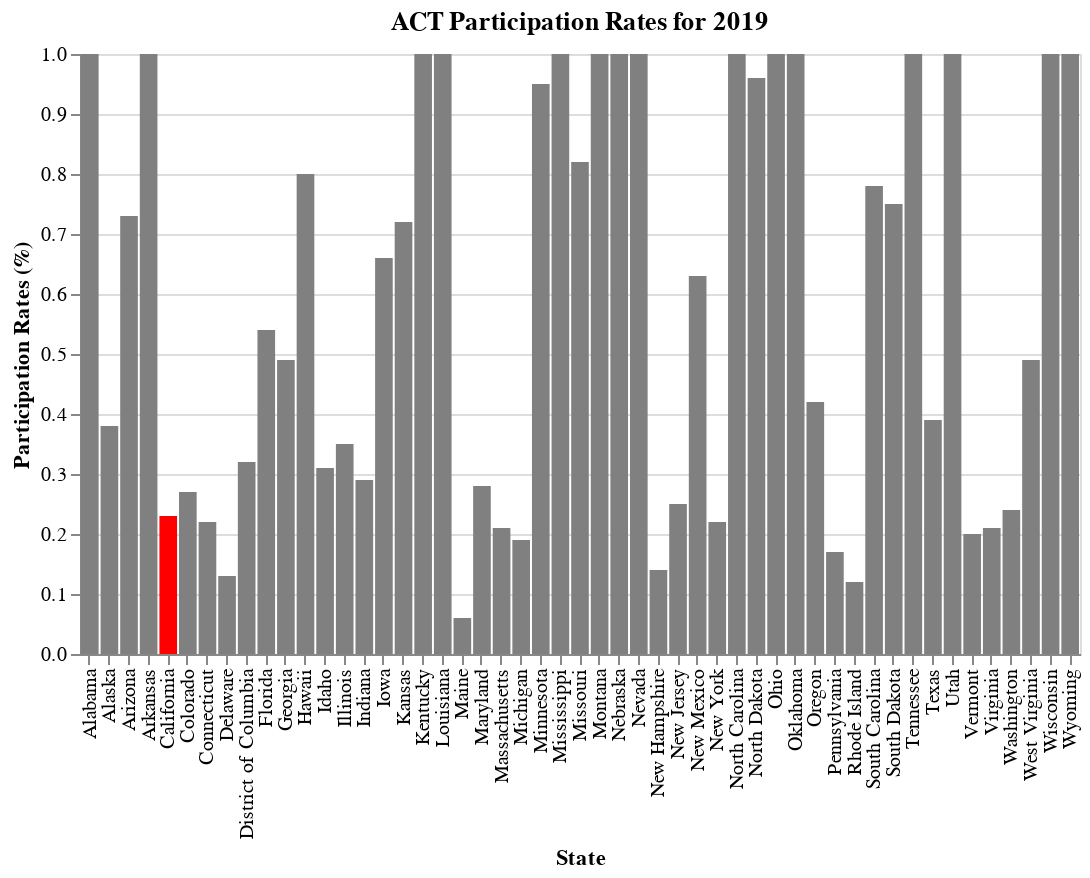

Notebook source saved alongside this figure:
### Code cell
#ACT participation rate for 2019
alt.Chart(states_data).mark_bar().encode(
    x=alt.X('state', title='State'),
    y=alt.Y('act19_part', title='Participation Rates (%)'),
    color=alt.condition(
        alt.datum.state == 'California',
        alt.value('red'),
        alt.value('grey')
    )
).properties(width=500, title='ACT Participation Rates for 2019')

### Figure 1 — Vega-Lite specification as saved in the notebook (floating-point values rounded to 4 significant figures)
{"config": {"view": {"continuousWidth": 400, "continuousHeight": 300}}, "data": {"name": "data-569fff93ff2a9f790209f8140c8ab5fc"}, "mark": "bar", "encoding": {"color": {"condition": {"value": "red", "test": "(datum.state === 'California')"}, "value": "grey"}, "x": {"type": "nominal", "field": "state", "title": "State"}, "y": {"type": "quantitative", "field": "act19_part", "title": "Participation Rates (%)"}}, "title": "ACT Participation Rates for 2019", "width": 500, "$schema": "https://vega.github.io/schema/vega-lite/v4.8.1.json", "datasets": {"data-569fff93ff2a9f790209f8140c8ab5fc": [{"state": "Alabama", "sat17_part": 0.05, "sat17_ebrw": 593, "sat17_math": 572, "sat17_total": 1165, "act17_part": 1.0, "act17_eng": 18.9, "act17_math": 18.4, "act17_read": 19.7, "act17_sci": 19.4, "act17_comp": 19.2, "sat18_part": 0.06, "sat18_ebrw": 595, "sat18_math": 571, "sat18_total": 1166, "act18_part": 1.0, "act18_comp": 19.1, "sat19_part": 0.07, "sat19_ebrw": 583, "sat19_math": 560, "sat19_total": 1143, "act19_part": 1.0, "act19_comp": 18.9, "pop19": 4903185, "poverty_pct": 14.7, "income17": 50200.0, "income18": 50800.0, "income19": 51700.0, "gdp17": 215100.0, "gdp18": 224000.0, "gdp19": 231200.0, "gdp19_percap": 47150.0}, {"state": "Alaska", "sat17_part": 0.38, "sat17_ebrw": 547, "sat17_math": 533, "sat17_total": 1080, "act17_part": 0.65, "act17_eng": 18.7, "act17_math": 19.8, "act17_read": 20.4, "act17_sci": 19.9, "act17_comp": 19.8, "sat18_part": 0.43, "sat18_ebrw": 562, "sat18_math": 544, "sat18_total": 1106, "act18_part": 0.33, "act18_comp": 20.8, "sat19_part": 0.41, "sat19_ebrw": 556, "sat19_math": 541, "sat19_total": 1097, "act19_part": 0.38, "act19_comp": 20.1, "pop19": 731545, "poverty_pct": 11.8, "income17": 76300.0, "income18": 75700.0, "income19": 75500.0, "gdp17": 53090.0, "gdp18": 54710.0, "gdp19": 54550.0, "gdp19_percap": 74560.0}, {"state": "Arizona", "sat17_part": 0.3, "sat17_ebrw": 563, "sat17_math": 553, "sat17_total": 1116, "act17_part": 0.62, "act17_eng": 18.6, "act17_math": 19.8, "act17_read": 20.1, "act17_sci": 19.8, "act17_comp": 19.7, "sat18_part": 0.29, "sat18_ebrw": 577, "sat18_math": 572, "sat18_total": 1149, "act18_part": 0.66, "act18_comp": 19.2, "sat19_part": 0.31, "sat19_ebrw": 569, "sat19_math": 565, "sat19_total": 1134, "act19_part": 0.73, "act19_comp": 19.0, "pop19": 7278717, "poverty_pct": 12.1, "income17": 59000.0, "income18": 60300.0, "income19": 62100.0, "gdp17": 330400.0, "gdp18": 349900.0, "gdp19": 370000.0, "gdp19_percap": 50830.0}, {"state": "Arkansas", "sat17_part": 0.03, "sat17_ebrw": 614, "sat17_math": 594, "sat17_total": 1208, "act17_part": 1.0, "act17_eng": 18.9, "act17_math": 19.0, "act17_read": 19.7, "act17_sci": 19.5, "act17_comp": 19.4, "sat18_part": 0.05, "sat18_ebrw": 592, "sat18_math": 576, "sat18_total": 1169, "act18_part": 1.0, "act18_comp": 19.4, "sat19_part": 0.06, "sat19_ebrw": 582, "sat19_math": 559, "sat19_total": 1141, "act19_part": 1.0, "act19_comp": 19.3, "pop19": 3017804, "poverty_pct": 15.0, "income17": 47800.0, "income18": 47900.0, "income19": 49000.0, "gdp17": 122400.0, "gdp18": 127300.0, "gdp19": 130800.0, "gdp19_percap": 43360.0}, {"state": "California", "sat17_part": 0.53, "sat17_ebrw": 531, "sat17_math": 524, "sat17_total": 1055, "act17_part": 0.31, "act17_eng": 22.5, "act17_math": 22.7, "act17_read": 23.1, "act17_sci": 22.2, "act17_comp": 22.8, "sat18_part": 0.6, "sat18_ebrw": 540, "sat18_math": 536, "sat18_total": 1076, "act18_part": 0.27, "act18_comp": 22.7, "sat19_part": 0.63, "sat19_ebrw": 534, "sat19_math": 531, "sat19_total": 1065, "act19_part": 0.23, "act19_comp": 22.6, "pop19": 39512223, "poverty_pct": 11.4, "income17": 74900.0, "income18": 76600.0, "income19": 80400.0, "gdp17": 2731000.0, "gdp18": 2895000.0, "gdp19": 3053000.0, "gdp19_percap": 77260.0}, {"state": "Colorado", "sat17_part": 0.11, "sat17_ebrw": 606, "sat17_math": 595, "sat17_total": 1201, "act17_part": 1.0, "act17_eng": 20.1, "act17_math": 20.3, "act17_read": 21.2, "act17_sci": 20.9, "act17_comp": 20.8, "sat18_part": 1.0, "sat18_ebrw": 519, "sat18_math": 506, "sat18_total": 1025, "act18_part": 0.3, "act18_comp": 23.9, "sat19_part": 1.0, "sat19_ebrw": 518, "sat19_math": 506, "sat19_total": 1024, "act19_part": 0.27, "act19_comp": 23.8, "pop19": 5758736, "poverty_pct": 9.1, "income17": 72100.0, "income18": 73300.0, "income19": 77100.0, "gdp17": 348900.0, "gdp18": 371400.0, "gdp19": 392200.0, "gdp19_percap": 68110.0}, {"state": "Connecticut", "sat17_part": 1.0, "sat17_ebrw": 530, "sat17_math": 512, "sat17_total": 1041, "act17_part": 0.31, "act17_eng": 25.5, "act17_math": 24.6, "act17_read": 25.6, "act17_sci": 24.6, "act17_comp": 25.2, "sat18_part": 1.0, "sat18_ebrw": 535, "sat18_math": 519, "sat18_total": 1053, "act18_part": 0.26, "act18_comp": 25.6, "sat19_part": 1.0, "sat19_ebrw": 529, "sat19_math": 516, "sat19_total": 1046, "act19_part": 0.22, "act19_comp": 25.5, "pop19": 3565287, "poverty_pct": 9.7, "income17": 77400.0, "income18": 77700.0, "income19": 78800.0, "gdp17": 271600.0, "gdp18": 280700.0, "gdp19": 288100.0, "gdp19_percap": 80810.0}, {"state": "Delaware", "sat17_part": 1.0, "sat17_ebrw": 503, "sat17_math": 492, "sat17_total": 996, "act17_part": 0.18, "act17_eng": 24.1, "act17_math": 23.4, "act17_read": 24.8, "act17_sci": 23.6, "act17_comp": 24.1, "sat18_part": 1.0, "sat18_ebrw": 505, "sat18_math": 492, "sat18_total": 998, "act18_part": 0.17, "act18_comp": 23.8, "sat19_part": 1.0, "sat19_ebrw": 499, "sat19_math": 486, "sat19_total": 985, "act19_part": 0.13, "act19_comp": 24.1, "pop19": 973764, "poverty_pct": 7.6, "income17": 65600.0, "income18": 66000.0, "income19": 70200.0, "gdp17": 68760.0, "gdp18": 72490.0, "gdp19": 77040.0, "gdp19_percap": 79120.0}, {"state": "District of Columbia", "sat17_part": 1.0, "sat17_ebrw": 482, "sat17_math": 468, "sat17_total": 950, "act17_part": 0.32, "act17_eng": 24.4, "act17_math": 23.5, "act17_read": 24.9, "act17_sci": 23.5, "act17_comp": 24.2, "sat18_part": 0.92, "sat18_ebrw": 497, "sat18_math": 480, "sat18_total": 977, "act18_part": 0.32, "act18_comp": 23.6, "sat19_part": 0.94, "sat19_ebrw": 495, "sat19_math": 480, "sat19_total": 975, "act19_part": 0.32, "act19_comp": 23.5, "pop19": 705749, "poverty_pct": 13.7, "income17": 85900.0, "income18": 86700.0, "income19": 92300.0, "gdp17": 133400.0, "gdp18": 139800.0, "gdp19": 144400.0, "gdp19_percap": 204600.0}, {"state": "Florida", "sat17_part": 0.83, "sat17_ebrw": 520, "sat17_math": 497, "sat17_total": 1017, "act17_part": 0.73, "act17_eng": 19.0, "act17_math": 19.4, "act17_read": 21.0, "act17_sci": 19.4, "act17_comp": 19.8, "sat18_part": 0.56, "sat18_ebrw": 550, "sat18_math": 549, "sat18_total": 1099, "act18_part": 0.66, "act18_comp": 19.9, "sat19_part": 1.0, "sat19_ebrw": 516, "sat19_math": 483, "sat19_total": 999, "act19_part": 0.54, "act19_comp": 20.1, "pop19": 21477737, "poverty_pct": 12.9, "income17": 54900.0, "income18": 56500.0, "income19": 59200.0, "gdp17": 1003000.0, "gdp18": 1058000.0, "gdp19": 1116000.0, "gdp19_percap": 51980.0}, {"state": "Georgia", "sat17_part": 0.61, "sat17_ebrw": 535, "sat17_math": 515, "sat17_total": 1050, "act17_part": 0.55, "act17_eng": 21.0, "act17_math": 20.9, "act17_read": 22.0, "act17_sci": 21.3, "act17_comp": 21.4, "sat18_part": 0.7, "sat18_ebrw": 542, "sat18_math": 522, "sat18_total": 1064, "act18_part": 0.53, "act18_comp": 21.4, "sat19_part": 0.71, "sat19_ebrw": 538, "sat19_math": 519, "sat19_total": 1058, "act19_part": 0.49, "act19_comp": 21.4, "pop19": 10617423, "poverty_pct": 13.3, "income17": 58600.0, "income18": 59800.0, "income19": 62000.0, "gdp17": 574400.0, "gdp18": 602300.0, "gdp19": 637800.0, "gdp19_percap": 60070.0}, {"state": "Hawaii", "sat17_part": 0.55, "sat17_ebrw": 544, "sat17_math": 541, "sat17_total": 1085, "act17_part": 0.9, "act17_eng": 17.8, "act17_math": 19.2, "act17_read": 19.2, "act17_sci": 19.3, "act17_comp": 19.0, "sat18_part": 0.56, "sat18_ebrw": 480, "sat18_math": 530, "sat18_total": 1010, "act18_part": 0.89, "act18_comp": 18.9, "sat19_part": 0.54, "sat19_ebrw": 550, "sat19_math": 550, "sat19_total": 1100, "act19_part": 0.8, "act19_comp": 19.0, "pop19": 1415872, "poverty_pct": 9.4, "income17": 81100.0, "income18": 81700.0, "income19": 83100.0, "gdp17": 87180.0, "gdp18": 90280.0, "gdp19": 91780.0, "gdp19_percap": 64820.0}, {"state": "Idaho", "sat17_part": 0.93, "sat17_ebrw": 513, "sat17_math": 493, "sat17_total": 1005, "act17_part": 0.38, "act17_eng": 21.9, "act17_math": 21.8, "act17_read": 23.0, "act17_sci": 22.1, "act17_comp": 22.3, "sat18_part": 1.0, "sat18_ebrw": 508, "sat18_math": 493, "sat18_total": 1001, "act18_part": 0.36, "act18_comp": 22.3, "sat19_part": 1.0, "sat19_ebrw": 505, "sat19_math": 488, "sat19_total": 993, "act19_part": 0.31, "act19_comp": 22.5, "pop19": 1787065, "poverty_pct": 10.0, "income17": 54500.0, "income18": 56600.0, "income19": 61000.0, "gdp17": 71690.0, "gdp18": 77490.0, "gdp19": 82420.0, "gdp19_percap": 46120.0}, {"state": "Illinois", "sat17_part": 0.09, "sat17_ebrw": 559, "sat17_math": 556, "sat17_total": 1115, "act17_part": 0.93, "act17_eng": 21.0, "act17_math": 21.2, "act17_read": 21.6, "act17_sci": 21.3, "act17_comp": 21.4, "sat18_part": 0.99, "sat18_ebrw": 513, "sat18_math": 506, "sat18_total": 1019, "act18_part": 0.43, "act18_comp": 23.9, "sat19_part": 1.0, "sat19_ebrw": 509, "sat19_math": 504, "sat19_total": 1013, "act19_part": 0.35, "act19_comp": 24.3, "pop19": 12671821, "poverty_pct": 10.4, "income17": 65700.0, "income18": 66200.0, "income19": 69200.0, "gdp17": 827100.0, "gdp18": 867500.0, "gdp19": 890500.0, "gdp19_percap": 70270.0}, {"state": "Indiana", "sat17_part": 0.63, "sat17_ebrw": 542, "sat17_math": 532, "sat17_total": 1074, "act17_part": 0.35, "act17_eng": 22.0, "act17_math": 22.4, "act17_read": 23.2, "act17_sci": 22.3, "act17_comp": 22.6, "sat18_part": 0.63, "sat18_ebrw": 542, "sat18_math": 532, "sat18_total": 1074, "act18_part": 0.32, "act18_comp": 22.5, "sat19_part": 0.66, "sat19_ebrw": 543, "sat19_math": 537, "sat19_total": 1080, "act19_part": 0.29, "act19_comp": 22.5, "pop19": 6732219, "poverty_pct": 11.1, "income17": 56500.0, "income18": 56800.0, "income19": 57600.0, "gdp17": 353200.0, "gdp18": 373500.0, "gdp19": 381000.0, "gdp19_percap": 56600.0}, {"state": "Iowa", "sat17_part": 0.02, "sat17_ebrw": 641, "sat17_math": 635, "sat17_total": 1275, "act17_part": 0.67, "act17_eng": 21.2, "act17_math": 21.3, "act17_read": 22.6, "act17_sci": 22.1, "act17_comp": 21.9, "sat18_part": 0.03, "sat18_ebrw": 634, "sat18_math": 631, "sat18_total": 1265, "act18_part": 0.68, "act18_comp": 21.8, "sat19_part": 0.03, "sat19_ebrw": 622, "sat19_math": 622, "sat19_total": 1244, "act19_part": 0.66, "act19_comp": 21.6, "pop19": 3155070, "poverty_pct": 8.6, "income17": 61100.0, "income18": 61000.0, "income19": 61700.0, "gdp17": 183500.0, "gdp18": 190400.0, "gdp19": 194300.0, "gdp19_percap": 61590.0}, {"state": "Kansas", "sat17_part": 0.04, "sat17_ebrw": 632, "sat17_math": 628, "sat17_total": 1260, "act17_part": 0.73, "act17_eng": 21.1, "act17_math": 21.3, "act17_read": 22.3, "act17_sci": 21.7, "act17_comp": 21.7, "sat18_part": 0.04, "sat18_ebrw": 633, "sat18_math": 631, "sat18_total": 1265, "act18_part": 0.71, "act18_comp": 21.6, "sat19_part": 0.04, "sat19_ebrw": 618, "sat19_math": 623, "sat19_total": 1241, "act19_part": 0.72, "act19_comp": 21.2, "pop19": 2913314, "poverty_pct": 10.4, "income17": 58800.0, "income18": 59300.0, "income19": 62100.0, "gdp17": 164900.0, "gdp18": 172300.0, "gdp19": 176700.0, "gdp19_percap": 60670.0}, {"state": "Kentucky", "sat17_part": 0.04, "sat17_ebrw": 631, "sat17_math": 616, "sat17_total": 1247, "act17_part": 1.0, "act17_eng": 19.6, "act17_math": 19.4, "act17_read": 20.5, "act17_sci": 20.1, "act17_comp": 20.0, "sat18_part": 0.04, "sat18_ebrw": 630, "sat18_math": 618, "sat18_total": 1248, "act18_part": 1.0, "act18_comp": 20.2, "sat19_part": 0.04, "sat19_ebrw": 620, "sat19_math": 612, "sat19_total": 1232, "act19_part": 1.0, "act19_comp": 19.8, "pop19": 4467673, "poverty_pct": 14.2, "income17": 50500.0, "income18": 51200.0, "income19": 52300.0, "gdp17": 201600.0, "gdp18": 208300.0, "gdp19": 216100.0, "gdp19_percap": 48370.0}, {"state": "Louisiana", "sat17_part": 0.04, "sat17_ebrw": 611, "sat17_math": 586, "sat17_total": 1198, "act17_part": 1.0, "act17_eng": 19.4, "act17_math": 18.8, "act17_read": 19.8, "act17_sci": 19.6, "act17_comp": 19.5, "sat18_part": 0.04, "sat18_ebrw": 615, "sat18_math": 595, "sat18_total": 1210, "act18_part": 1.0, "act18_comp": 19.2, "sat19_part": 0.05, "sat19_ebrw": 610, "sat19_math": 591, "sat19_total": 1200, "act19_part": 1.0, "act19_comp": 18.8, "pop19": 4648794, "poverty_pct": 19.1, "income17": 48100.0, "income18": 48800.0, "income19": 51100.0, "gdp17": 241700.0, "gdp18": 255800.0, "gdp19": 254600.0, "gdp19_percap": 54760.0}, {"state": "Maine", "sat17_part": 0.95, "sat17_ebrw": 513, "sat17_math": 499, "sat17_total": 1012, "act17_part": 0.08, "act17_eng": 24.2, "act17_math": 24.0, "act17_read": 24.8, "act17_sci": 23.7, "act17_comp": 24.3, "sat18_part": 0.99, "sat18_ebrw": 512, "sat18_math": 501, "sat18_total": 1013, "act18_part": 0.07, "act18_comp": 24.0, "sat19_part": 0.99, "sat19_ebrw": 512, "sat19_math": 502, "sat19_total": 1013, "act19_part": 0.06, "act19_comp": 24.3, "pop19": 1344212, "poverty_pct": 11.5, "income17": 58700.0, "income18": 56600.0, "income19": 58900.0, "gdp17": 62410.0, "gdp18": 65490.0, "gdp19": 68450.0, "gdp19_percap": 50920.0}, {"state": "Maryland", "sat17_part": 0.69, "sat17_ebrw": 536, "sat17_math": 524, "sat17_total": 1060, "act17_part": 0.28, "act17_eng": 23.3, "act17_math": 23.1, "act17_read": 24.2, "act17_sci": 2.3, "act17_comp": 23.6, "sat18_part": 0.76, "sat18_ebrw": 545, "sat18_math": 535, "sat18_total": 1080, "act18_part": 0.31, "act18_comp": 22.5, "sat19_part": 0.82, "sat19_ebrw": 535, "sat19_math": 523, "sat19_total": 1058, "act19_part": 0.28, "act19_comp": 22.3, "pop19": 6045680, "poverty_pct": 7.5, "income17": 84200.0, "income18": 84800.0, "income19": 86700.0, "gdp17": 400400.0, "gdp18": 411100.0, "gdp19": 421600.0, "gdp19_percap": 69740.0}, {"state": "Massachusetts", "sat17_part": 0.76, "sat17_ebrw": 555, "sat17_math": 551, "sat17_total": 1107, "act17_part": 0.29, "act17_eng": 25.4, "act17_math": 25.3, "act17_read": 25.9, "act17_sci": 24.7, "act17_comp": 25.4, "sat18_part": 0.8, "sat18_ebrw": 562, "sat18_math": 563, "sat18_total": 1125, "act18_part": 0.25, "act18_comp": 25.5, "sat19_part": 0.81, "sat19_ebrw": 559, "sat19_math": 561, "sat19_total": 1120, "act19_part": 0.21, "act19_comp": 25.5, "pop19": 6892503, "poverty_pct": 9.2, "income17": 80700.0, "income18": 81300.0, "income19": 85800.0, "gdp17": 532400.0, "gdp18": 564000.0, "gdp19": 593300.0, "gdp19_percap": 86070.0}, {"state": "Michigan", "sat17_part": 1.0, "sat17_ebrw": 509, "sat17_math": 495, "sat17_total": 1005, "act17_part": 0.29, "act17_eng": 24.1, "act17_math": 23.7, "act17_read": 24.5, "act17_sci": 23.8, "act17_comp": 24.1, "sat18_part": 1.0, "sat18_ebrw": 511, "sat18_math": 499, "sat18_total": 1011, "act18_part": 0.22, "act18_comp": 24.2, "sat19_part": 1.0, "sat19_ebrw": 507, "sat19_math": 496, "sat19_total": 1003, "act19_part": 0.19, "act19_comp": 24.4, "pop19": 9986857, "poverty_pct": 10.7, "income17": 57300.0, "income18": 57700.0, "income19": 59600.0, "gdp17": 501800.0, "gdp18": 520800.0, "gdp19": 531400.0, "gdp19_percap": 53210.0}, {"state": "Minnesota", "sat17_part": 0.03, "sat17_ebrw": 644, "sat17_math": 651, "sat17_total": 1295, "act17_part": 1.0, "act17_eng": 20.4, "act17_math": 21.5, "act17_read": 21.8, "act17_sci": 21.6, "act17_comp": 21.5, "sat18_part": 0.04, "sat18_ebrw": 643, "sat18_math": 655, "sat18_total": 1298, "act18_part": 0.99, "act18_comp": 21.3, "sat19_part": 0.04, "sat19_ebrw": 636, "sat19_math": 648, "sat19_total": 1284, "act19_part": 0.95, "act19_comp": 21.4, "pop19": 5639632, "poverty_pct": 7.4, "income17": 71300.0, "income18": 71600.0, "income19": 74600.0, "gdp17": 354700.0, "gdp18": 373400.0, "gdp19": 383000.0, "gdp19_percap": 67920.0}, {"state": "Mississippi", "sat17_part": 0.02, "sat17_ebrw": 634, "sat17_math": 607, "sat17_total": 1242, "act17_part": 1.0, "act17_eng": 18.2, "act17_math": 18.1, "act17_read": 18.8, "act17_sci": 18.8, "act17_comp": 18.6, "sat18_part": 0.03, "sat18_ebrw": 630, "sat18_math": 606, "sat18_total": 1236, "act18_part": 1.0, "act18_comp": 18.6, "sat19_part": 0.03, "sat19_ebrw": 628, "sat19_math": 608, "sat19_total": 1237, "act19_part": 1.0, "act19_comp": 18.4, "pop19": 2976149, "poverty_pct": 19.1, "income17": 45400.0, "income18": 45500.0, "income19": 45800.0, "gdp17": 110000.0, "gdp18": 112400.0, "gdp19": 114700.0, "gdp19_percap": 38550.0}, {"state": "Missouri", "sat17_part": 0.03, "sat17_ebrw": 640, "sat17_math": 631, "sat17_total": 1271, "act17_part": 1.0, "act17_eng": 19.8, "act17_math": 19.9, "act17_read": 20.8, "act17_sci": 20.5, "act17_comp": 20.4, "sat18_part": 0.04, "sat18_ebrw": 633, "sat18_math": 629, "sat18_total": 1262, "act18_part": 1.0, "act18_comp": 20.0, "sat19_part": 0.04, "sat19_ebrw": 622, "sat19_math": 615, "sat19_total": 1236, "act19_part": 0.82, "act19_comp": 20.8, "pop19": 6137428, "poverty_pct": 11.0, "income17": 56000.0, "income18": 55500.0, "income19": 57400.0, "gdp17": 308700.0, "gdp18": 319400.0, "gdp19": 332300.0, "gdp19_percap": 54140.0}, {"state": "Montana", "sat17_part": 0.1, "sat17_ebrw": 605, "sat17_math": 591, "sat17_total": 1196, "act17_part": 1.0, "act17_eng": 19.0, "act17_math": 20.2, "act17_read": 21.0, "act17_sci": 20.5, "act17_comp": 20.3, "sat18_part": 0.1, "sat18_ebrw": 606, "sat18_math": 592, "sat18_total": 1198, "act18_part": 1.0, "act18_comp": 20.0, "sat19_part": 0.09, "sat19_ebrw": 603, "sat19_math": 596, "sat19_total": 1199, "act19_part": 1.0, "act19_comp": 19.8, "pop19": 1068778, "poverty_pct": 10.1, "income17": 55700.0, "income18": 56300.0, "income19": 57200.0, "gdp17": 48440.0, "gdp18": 50900.0, "gdp19": 51790.0, "gdp19_percap": 48460.0}, {"state": "Nebraska", "sat17_part": 0.03, "sat17_ebrw": 629, "sat17_math": 625, "sat17_total": 1253, "act17_part": 0.84, "act17_eng": 20.9, "act17_math": 20.9, "act17_read": 21.9, "act17_sci": 21.5, "act17_comp": 21.4, "sat18_part": 0.03, "sat18_ebrw": 629, "sat18_math": 623, "sat18_total": 1252, "act18_part": 1.0, "act18_comp": 20.1, "sat19_part": 0.03, "sat19_ebrw": 628, "sat19_math": 631, "sat19_total": 1260, "act19_part": 1.0, "act19_comp": 20.0, "pop19": 1934408, "poverty_pct": 10.3, "income17": 62500.0, "income18": 60600.0, "income19": 63200.0, "gdp17": 121900.0, "gdp18": 126900.0, "gdp19": 131400.0, "gdp19_percap": 67900.0}, {"state": "Nevada", "sat17_part": 0.26, "sat17_ebrw": 563, "sat17_math": 553, "sat17_total": 1116, "act17_part": 1.0, "act17_eng": 16.3, "act17_math": 18.0, "act17_read": 18.1, "act17_sci": 18.2, "act17_comp": 17.8, "sat18_part": 0.23, "sat18_ebrw": 574, "sat18_math": 566, "sat18_total": 1140, "act18_part": 1.0, "act18_comp": 17.7, "sat19_part": 0.2, "sat19_ebrw": 580, "sat19_math": 576, "sat19_total": 1156, "act19_part": 1.0, "act19_comp": 17.9, "pop19": 3080156, "poverty_pct": 12.2, "income17": 60500.0, "income18": 59700.0, "income19": 63300.0, "gdp17": 160800.0, "gdp18": 170400.0, "gdp19": 181700.0, "gdp19_percap": 59000.0}, {"state": "New Hampshire", "sat17_part": 0.96, "sat17_ebrw": 532, "sat17_math": 520, "sat17_total": 1052, "act17_part": 0.18, "act17_eng": 25.4, "act17_math": 25.1, "act17_read": 26.0, "act17_sci": 24.9, "act17_comp": 25.5, "sat18_part": 0.96, "sat18_ebrw": 535, "sat18_math": 528, "sat18_total": 1063, "act18_part": 0.16, "act18_comp": 25.1, "sat19_part": 0.95, "sat19_ebrw": 533, "sat19_math": 526, "sat19_total": 1059, "act19_part": 0.14, "act19_comp": 25.0, "pop19": 1359711, "poverty_pct": 5.6, "income17": 76500.0, "income18": 76300.0, "income19": 77900.0, "gdp17": 80670.0, "gdp18": 83840.0, "gdp19": 87510.0, "gdp19_percap": 64360.0}, {"state": "New Jersey", "sat17_part": 0.7, "sat17_ebrw": 530, "sat17_math": 526, "sat17_total": 1056, "act17_part": 0.34, "act17_eng": 23.8, "act17_math": 23.8, "act17_read": 24.1, "act17_sci": 23.2, "act17_comp": 23.9, "sat18_part": 0.82, "sat18_ebrw": 547, "sat18_math": 547, "sat18_total": 1094, "act18_part": 0.31, "act18_comp": 23.7, "sat19_part": 0.82, "sat19_ebrw": 544, "sat19_math": 545, "sat19_total": 1090, "act19_part": 0.25, "act19_comp": 24.2, "pop19": 8882190, "poverty_pct": 8.2, "income17": 83500.0, "income18": 83200.0, "income19": 85800.0, "gdp17": 586400.0, "gdp18": 613500.0, "gdp19": 639400.0, "gdp19_percap": 71990.0}, {"state": "New Mexico", "sat17_part": 0.11, "sat17_ebrw": 577, "sat17_math": 561, "sat17_total": 1138, "act17_part": 0.66, "act17_eng": 18.6, "act17_math": 19.4, "act17_read": 20.4, "act17_sci": 20.0, "act17_comp": 19.7, "sat18_part": 0.16, "sat18_ebrw": 552, "sat18_math": 540, "sat18_total": 1093, "act18_part": 0.67, "act18_comp": 19.4, "sat19_part": 0.18, "sat19_ebrw": 543, "sat19_math": 530, "sat19_total": 1073, "act19_part": 0.63, "act19_comp": 19.3, "pop19": 2096829, "poverty_pct": 17.2, "income17": 48800.0, "income18": 48000.0, "income19": 51900.0, "gdp17": 92310.0, "gdp18": 97270.0, "gdp19": 102000.0, "gdp19_percap": 48630.0}, {"state": "New York", "sat17_part": 0.67, "sat17_ebrw": 528, "sat17_math": 523, "sat17_total": 1052, "act17_part": 0.31, "act17_eng": 23.8, "act17_math": 24.0, "act17_read": 24.6, "act17_sci": 23.9, "act17_comp": 24.2, "sat18_part": 0.79, "sat18_ebrw": 534, "sat18_math": 534, "sat18_total": 1068, "act18_part": 0.27, "act18_comp": 24.5, "sat19_part": 0.79, "sat19_ebrw": 531, "sat19_math": 533, "sat19_total": 1064, "act19_part": 0.22, "act19_comp": 24.5, "pop19": 19453561, "poverty_pct": 12.1, "income17": 67700.0, "income18": 69100.0, "income19": 72100.0, "gdp17": 1604000.0, "gdp18": 1695000.0, "gdp19": 1778000.0, "gdp19_percap": 91380.0}, {"state": "North Carolina", "sat17_part": 0.49, "sat17_ebrw": 546, "sat17_math": 535, "sat17_total": 1081, "act17_part": 1.0, "act17_eng": 17.8, "act17_math": 19.3, "act17_read": 19.6, "act17_sci": 19.3, "act17_comp": 19.1, "sat18_part": 0.52, "sat18_ebrw": 554, "sat18_math": 543, "sat18_total": 1098, "act18_part": 1.0, "act18_comp": 19.1, "sat19_part": 0.51, "sat19_ebrw": 554, "sat19_math": 546, "sat19_total": 1100, "act19_part": 1.0, "act19_comp": 19.0, "pop19": 10488084, "poverty_pct": 13.6, "income17": 55000.0, "income18": 54800.0, "income19": 57300.0, "gdp17": 549700.0, "gdp18": 570000.0, "gdp19": 595700.0, "gdp19_percap": 56790.0}, {"state": "North Dakota", "sat17_part": 0.02, "sat17_ebrw": 635, "sat17_math": 621, "sat17_total": 1256, "act17_part": 0.98, "act17_eng": 19.0, "act17_math": 20.4, "act17_read": 20.5, "act17_sci": 20.6, "act17_comp": 20.3, "sat18_part": 0.02, "sat18_ebrw": 640, "sat18_math": 643, "sat18_total": 1283, "act18_part": 0.98, "act18_comp": 20.3, "sat19_part": 0.02, "sat19_ebrw": 627, "sat19_math": 636, "sat19_total": 1263, "act19_part": 0.96, "act19_comp": 19.9, "pop19": 762062, "poverty_pct": 10.1, "income17": 64500.0, "income18": 65000.0, "income19": 64600.0, "gdp17": 55230.0, "gdp18": 59090.0, "gdp19": 59000.0, "gdp19_percap": 77430.0}, {"state": "Ohio", "sat17_part": 0.12, "sat17_ebrw": 578, "sat17_math": 570, "sat17_total": 1149, "act17_part": 0.75, "act17_eng": 21.2, "act17_math": 21.6, "act17_read": 22.5, "act17_sci": 22.0, "act17_comp": 22.0, "sat18_part": 0.18, "sat18_ebrw": 552, "sat18_math": 547, "sat18_total": 1099, "act18_part": 1.0, "act18_comp": 20.3, "sat19_part": 0.19, "sat19_ebrw": 550, "sat19_math": 548, "sat19_total": 1097, "act19_part": 1.0, "act19_comp": 20.0, "pop19": 11689100, "poverty_pct": 12.4, "income17": 56300.0, "income18": 57100.0, "income19": 58600.0, "gdp17": 641700.0, "gdp18": 667000.0, "gdp19": 693200.0, "gdp19_percap": 59300.0}, {"state": "Oklahoma", "sat17_part": 0.07, "sat17_ebrw": 530, "sat17_math": 517, "sat17_total": 1047, "act17_part": 1.0, "act17_eng": 18.5, "act17_math": 18.8, "act17_read": 20.1, "act17_sci": 19.6, "act17_comp": 19.4, "sat18_part": 0.08, "sat18_ebrw": 541, "sat18_math": 521, "sat18_total": 1062, "act18_part": 1.0, "act18_comp": 19.3, "sat19_part": 0.22, "sat19_ebrw": 490, "sat19_math": 472, "sat19_total": 963, "act19_part": 1.0, "act19_comp": 18.9, "pop19": 3956971, "poverty_pct": 12.4, "income17": 52200.0, "income18": 52900.0, "income19": 54400.0, "gdp17": 190700.0, "gdp18": 202500.0, "gdp19": 203700.0, "gdp19_percap": 51480.0}, {"state": "Oregon", "sat17_part": 0.43, "sat17_ebrw": 560, "sat17_math": 548, "sat17_total": 1108, "act17_part": 0.4, "act17_eng": 21.2, "act17_math": 21.5, "act17_read": 22.4, "act17_sci": 21.7, "act17_comp": 21.8, "sat18_part": 0.48, "sat18_ebrw": 564, "sat18_math": 553, "sat18_total": 1117, "act18_part": 0.42, "act18_comp": 21.3, "sat19_part": 0.51, "sat19_ebrw": 562, "sat19_math": 550, "sat19_total": 1112, "act19_part": 0.42, "act19_comp": 21.1, "pop19": 4217737, "poverty_pct": 9.8, "income17": 62800.0, "income18": 64600.0, "income19": 67100.0, "gdp17": 222600.0, "gdp18": 237100.0, "gdp19": 246600.0, "gdp19_percap": 58480.0}, {"state": "Pennsylvania", "sat17_part": 0.65, "sat17_ebrw": 540, "sat17_math": 531, "sat17_total": 1071, "act17_part": 0.23, "act17_eng": 23.4, "act17_math": 23.4, "act17_read": 24.2, "act17_sci": 23.3, "act17_comp": 23.7, "sat18_part": 0.7, "sat18_ebrw": 547, "sat18_math": 539, "sat18_total": 1086, "act18_part": 0.2, "act18_comp": 23.5, "sat19_part": 0.7, "sat19_ebrw": 545, "sat19_math": 537, "sat19_total": 1082, "act19_part": 0.17, "act19_comp": 23.6, "pop19": 12801989, "poverty_pct": 10.5, "income17": 61700.0, "income18": 62000.0, "income19": 63500.0, "gdp17": 745000.0, "gdp18": 772600.0, "gdp19": 799700.0, "gdp19_percap": 62470.0}, {"state": "Rhode Island", "sat17_part": 0.71, "sat17_ebrw": 539, "sat17_math": 524, "sat17_total": 1062, "act17_part": 0.21, "act17_eng": 24.0, "act17_math": 23.3, "act17_read": 24.7, "act17_sci": 23.4, "act17_comp": 24.0, "sat18_part": 0.97, "sat18_ebrw": 513, "sat18_math": 505, "sat18_total": 1018, "act18_part": 0.15, "act18_comp": 24.2, "sat19_part": 1.0, "sat19_ebrw": 503, "sat19_math": 492, "sat19_total": 995, "act19_part": 0.12, "act19_comp": 24.7, "pop19": 1059361, "poverty_pct": 9.8, "income17": 66600.0, "income18": 65500.0, "income19": 71200.0, "gdp17": 57940.0, "gdp18": 59130.0, "gdp19": 61320.0, "gdp19_percap": 57880.0}, {"state": "South Carolina", "sat17_part": 0.5, "sat17_ebrw": 543, "sat17_math": 521, "sat17_total": 1064, "act17_part": 1.0, "act17_eng": 17.5, "act17_math": 18.6, "act17_read": 19.1, "act17_sci": 18.9, "act17_comp": 18.7, "sat18_part": 0.55, "sat18_ebrw": 547, "sat18_math": 523, "sat18_total": 1070, "act18_part": 1.0, "act18_comp": 18.3, "sat19_part": 0.68, "sat19_ebrw": 526, "sat19_math": 504, "sat19_total": 1030, "act19_part": 0.78, "act19_comp": 18.8, "pop19": 5148714, "poverty_pct": 14.4, "income17": 52700.0, "income18": 53300.0, "income19": 56200.0, "gdp17": 223000.0, "gdp18": 233700.0, "gdp19": 244700.0, "gdp19_percap": 47520.0}, {"state": "South Dakota", "sat17_part": 0.03, "sat17_ebrw": 612, "sat17_math": 603, "sat17_total": 1216, "act17_part": 0.8, "act17_eng": 20.7, "act17_math": 21.5, "act17_read": 22.3, "act17_sci": 22.0, "act17_comp": 21.8, "sat18_part": 0.03, "sat18_ebrw": 622, "sat18_math": 618, "sat18_total": 1240, "act18_part": 0.77, "act18_comp": 21.9, "sat19_part": 0.03, "sat19_ebrw": 633, "sat19_math": 635, "sat19_total": 1268, "act19_part": 0.75, "act19_comp": 21.6, "pop19": 884659, "poverty_pct": 10.6, "income17": 58900.0, "income18": 57300.0, "income19": 59500.0, "gdp17": 50300.0, "gdp18": 52400.0, "gdp19": 53940.0, "gdp19_percap": 60970.0}, {"state": "Tennessee", "sat17_part": 0.05, "sat17_ebrw": 623, "sat17_math": 604, "sat17_total": 1228, "act17_part": 1.0, "act17_eng": 19.5, "act17_math": 19.2, "act17_read": 20.1, "act17_sci": 19.9, "act17_comp": 19.8, "sat18_part": 0.06, "sat18_ebrw": 624, "sat18_math": 607, "sat18_total": 1231, "act18_part": 1.0, "act18_comp": 19.6, "sat19_part": 0.07, "sat19_ebrw": 618, "sat19_math": 602, "sat19_total": 1220, "act19_part": 1.0, "act19_comp": 19.4, "pop19": 6829174, "poverty_pct": 12.1, "income17": 53500.0, "income18": 53300.0, "income19": 56100.0, "gdp17": 349800.0, "gdp18": 361400.0, "gdp19": 376900.0, "gdp19_percap": 55190.0}, {"state": "Texas", "sat17_part": 0.62, "sat17_ebrw": 513, "sat17_math": 507, "sat17_total": 1020, "act17_part": 0.45, "act17_eng": 19.5, "act17_math": 20.7, "act17_read": 21.1, "act17_sci": 20.9, "act17_comp": 20.7, "sat18_part": 0.66, "sat18_ebrw": 520, "sat18_math": 512, "sat18_total": 1032, "act18_part": 0.45, "act18_comp": 20.7, "sat19_part": 0.68, "sat19_ebrw": 515, "sat19_math": 507, "sat19_total": 1022, "act19_part": 0.39, "act19_comp": 20.5, "pop19": 28995881, "poverty_pct": 12.7, "income17": 61700.0, "income18": 61700.0, "income19": 64000.0, "gdp17": 1677000.0, "gdp18": 1810000.0, "gdp19": 1864000.0, "gdp19_percap": 64280.0}, {"state": "Utah", "sat17_part": 0.03, "sat17_ebrw": 624, "sat17_math": 614, "sat17_total": 1238, "act17_part": 1.0, "act17_eng": 19.5, "act17_math": 19.9, "act17_read": 20.8, "act17_sci": 20.6, "act17_comp": 20.3, "sat18_part": 0.04, "sat18_ebrw": 480, "sat18_math": 530, "sat18_total": 1010, "act18_part": 1.0, "act18_comp": 20.4, "sat19_part": 0.04, "sat19_ebrw": 614, "sat19_math": 615, "sat19_total": 1230, "act19_part": 1.0, "act19_comp": 20.3, "pop19": 3205958, "poverty_pct": 7.6, "income17": 71300.0, "income18": 72700.0, "income19": 75800.0, "gdp17": 168100.0, "gdp18": 182600.0, "gdp19": 195100.0, "gdp19_percap": 60850.0}, {"state": "Vermont", "sat17_part": 0.6, "sat17_ebrw": 562, "sat17_math": 551, "sat17_total": 1114, "act17_part": 0.29, "act17_eng": 23.3, "act17_math": 23.1, "act17_read": 24.4, "act17_sci": 23.2, "act17_comp": 23.6, "sat18_part": 0.64, "sat18_ebrw": 565, "sat18_math": 554, "sat18_total": 1120, "act18_part": 0.24, "act18_comp": 24.1, "sat19_part": 0.66, "sat19_ebrw": 560, "sat19_math": 546, "sat19_total": 1106, "act19_part": 0.2, "act19_comp": 24.1, "pop19": 623989, "poverty_pct": 9.0, "income17": 60000.0, "income18": 61900.0, "income19": 63000.0, "gdp17": 32250.0, "gdp18": 33030.0, "gdp19": 34130.0, "gdp19_percap": 54690.0}, {"state": "Virginia", "sat17_part": 0.65, "sat17_ebrw": 561, "sat17_math": 541, "sat17_total": 1102, "act17_part": 0.29, "act17_eng": 23.5, "act17_math": 23.3, "act17_read": 24.6, "act17_sci": 23.5, "act17_comp": 23.8, "sat18_part": 0.68, "sat18_ebrw": 567, "sat18_math": 550, "sat18_total": 1117, "act18_part": 0.24, "act18_comp": 23.9, "sat19_part": 0.68, "sat19_ebrw": 567, "sat19_math": 551, "sat19_total": 1119, "act19_part": 0.21, "act19_comp": 24.0, "pop19": 8535519, "poverty_pct": 9.7, "income17": 74600.0, "income18": 73900.0, "income19": 76500.0, "gdp17": 509900.0, "gdp18": 531800.0, "gdp19": 554300.0, "gdp19_percap": 64940.0}, {"state": "Washington", "sat17_part": 0.64, "sat17_ebrw": 541, "sat17_math": 534, "sat17_total": 1075, "act17_part": 0.29, "act17_eng": 20.9, "act17_math": 21.9, "act17_read": 22.1, "act17_sci": 22.0, "act17_comp": 21.9, "sat18_part": 0.69, "sat18_ebrw": 543, "sat18_math": 538, "sat18_total": 1081, "act18_part": 0.24, "act18_comp": 22.2, "sat19_part": 0.7, "sat19_ebrw": 539, "sat19_math": 535, "sat19_total": 1074, "act19_part": 0.24, "act19_comp": 22.1, "pop19": 7614893, "poverty_pct": 8.8, "income17": 74000.0, "income18": 75400.0, "income19": 78700.0, "gdp17": 519900.0, "gdp18": 564500.0, "gdp19": 597900.0, "gdp19_percap": 78510.0}, {"state": "West Virginia", "sat17_part": 0.14, "sat17_ebrw": 558, "sat17_math": 528, "sat17_total": 1086, "act17_part": 0.69, "act17_eng": 20.0, "act17_math": 19.4, "act17_read": 21.2, "act17_sci": 20.5, "act17_comp": 20.4, "sat18_part": 0.28, "sat18_ebrw": 513, "sat18_math": 486, "sat18_total": 999, "act18_part": 0.65, "act18_comp": 20.3, "sat19_part": 0.99, "sat19_ebrw": 483, "sat19_math": 460, "sat19_total": 943, "act19_part": 0.49, "act19_comp": 20.8, "pop19": 1792147, "poverty_pct": 15.6, "income17": 45300.0, "income18": 44900.0, "income19": 48900.0, "gdp17": 74800.0, "gdp18": 79040.0, "gdp19": 79140.0, "gdp19_percap": 44160.0}, {"state": "Wisconsin", "sat17_part": 0.03, "sat17_ebrw": 642, "sat17_math": 649, "sat17_total": 1291, "act17_part": 1.0, "act17_eng": 19.7, "act17_math": 20.4, "act17_read": 20.6, "act17_sci": 20.9, "act17_comp": 20.5, "sat18_part": 0.03, "sat18_ebrw": 641, "sat18_math": 653, "sat18_total": 1294, "act18_part": 1.0, "act18_comp": 20.5, "sat19_part": 0.03, "sat19_ebrw": 635, "sat19_math": 648, "sat19_total": 1283, "act19_part": 1.0, "act19_comp": 20.3, "pop19": 5822434, "poverty_pct": 8.7, "income17": 61900.0, "income18": 61900.0, "income19": 64200.0, "gdp17": 318400.0, "gdp18": 332300.0, "gdp19": 344700.0, "gdp19_percap": 59210.0}, {"state": "Wyoming", "sat17_part": 0.03, "sat17_ebrw": 626, "sat17_math": 604, "sat17_total": 1230, "act17_part": 1.0, "act17_eng": 19.4, "act17_math": 19.8, "act17_read": 20.8, "act17_sci": 20.6, "act17_comp": 20.2, "sat18_part": 0.03, "sat18_ebrw": 633, "sat18_math": 625, "sat18_total": 1257, "act18_part": 1.0, "act18_comp": 20.0, "sat19_part": 0.03, "sat19_ebrw": 623, "sat19_math": 615, "sat19_total": 1238, "act19_part": 1.0, "act19_comp": 19.8, "pop19": 578759, "poverty_pct": 10.5, "income17": 63000.0, "income18": 62700.0, "income19": 65000.0, "gdp17": 36860.0, "gdp18": 39030.0, "gdp19": 39600.0, "gdp19_percap": 68420.0}]}}
